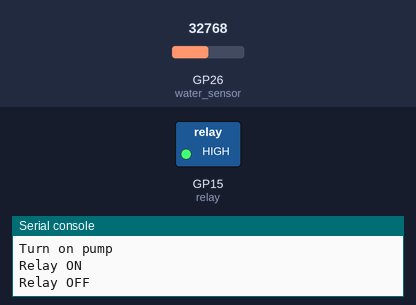
Simulated run of this program. Board: Raspberry Pi Pico running MicroPython. On the bench: switched loads named in the program (green lamp = pin HIGH), the last lines printed to the serial console. Dashed ring = blinking. Inputs (shaded band) come from the test bench; at power-on: GP26 (water_sensor) = 32768 (analog values on the 0–65535 scale).

Above: at 1.2 s.
1.3 s: GP26 (water_sensor) set to 15776
4.8 s: GP26 (water_sensor) set to 14096
At 5.6 s:
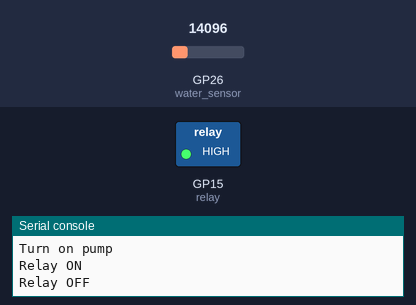
8.5 s: GP26 (water_sensor) set to 15655
At 12.8 s:
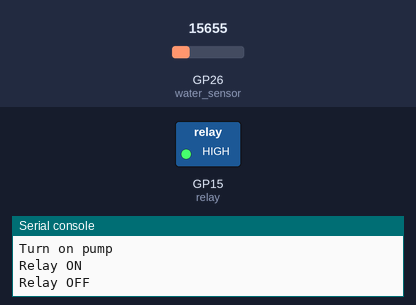
13.5 s: GP26 (water_sensor) set to 14345
At 14.3 s:
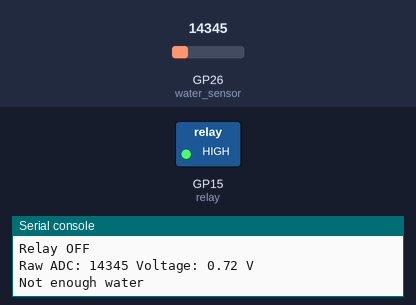
Timing chart, 0 to 16.5 s (numbered marks = the images above; inputs shaded):
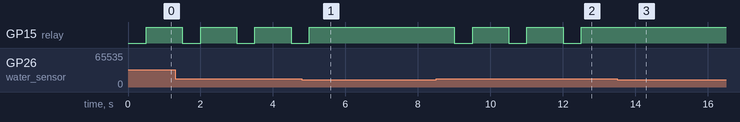

The program:

water-level-and-pump.py
```python
from machine import ADC, Pin
import time

relay = Pin(15, Pin.OUT)
relay.value(1)

# GP26 is ADC0
water_sensor = ADC(26)

# Pico reference voltage
VREF = 3.3
ADC_MAX = 65535  # 16-bit ADC in MicroPython

while True:

    raw = water_sensor.read_u16()
    voltage = (raw / ADC_MAX) * VREF

    print("Raw ADC:", raw, "Voltage:", round(voltage, 2), "V")

    # Simple thresholds
    if raw < 15000:
        print("Not enough water")
        relay.value(1)
    else:
        print("Enough water")
        print("Turn on pump")
        relay.value(0)   # Relay ON
        print("Relay ON")
        time.sleep(0.5)

        relay.value(1)   # Relay OFF
        print("Relay OFF")
    time.sleep(1)    # OFF time unchanged
```

Measured:
- the behaviour switches between 15008 and 14992 on GP26 (water_sensor) (found by bisection; images 0 and 1)
- after the input at 4.8 s, GP15 (relay): goes on until 5.0 s, then stays HIGH
- after the input at 8.5 s, GP15 (relay): alternates HIGH for 1.0 s and LOW for 0.50 s, starting after 0.51 s
- after the input at 13.5 s, GP15 (relay): stops changing and stays HIGH
- by itself, GP15 (relay): alternates HIGH for 1.0 s and LOW for 0.50 s
